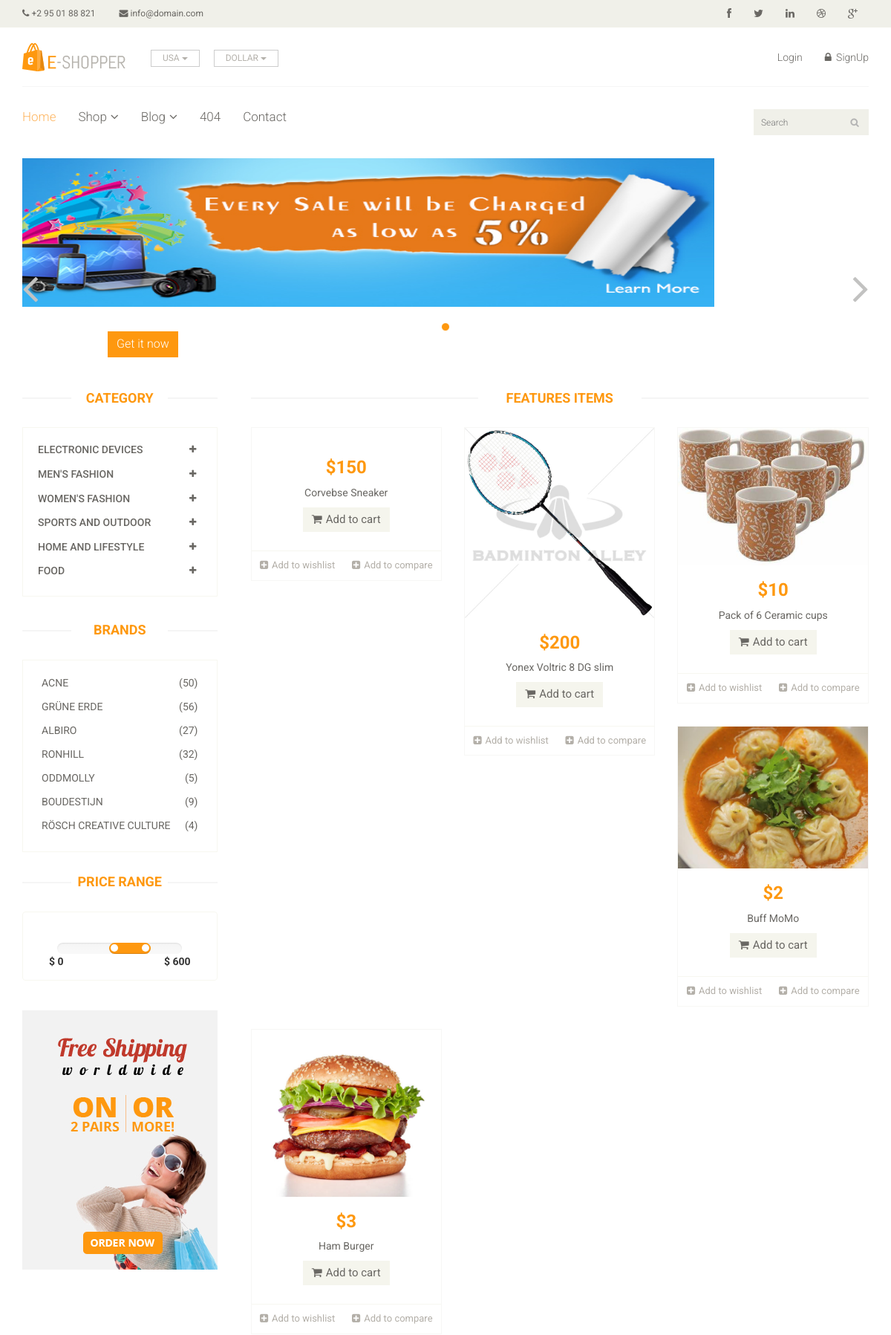
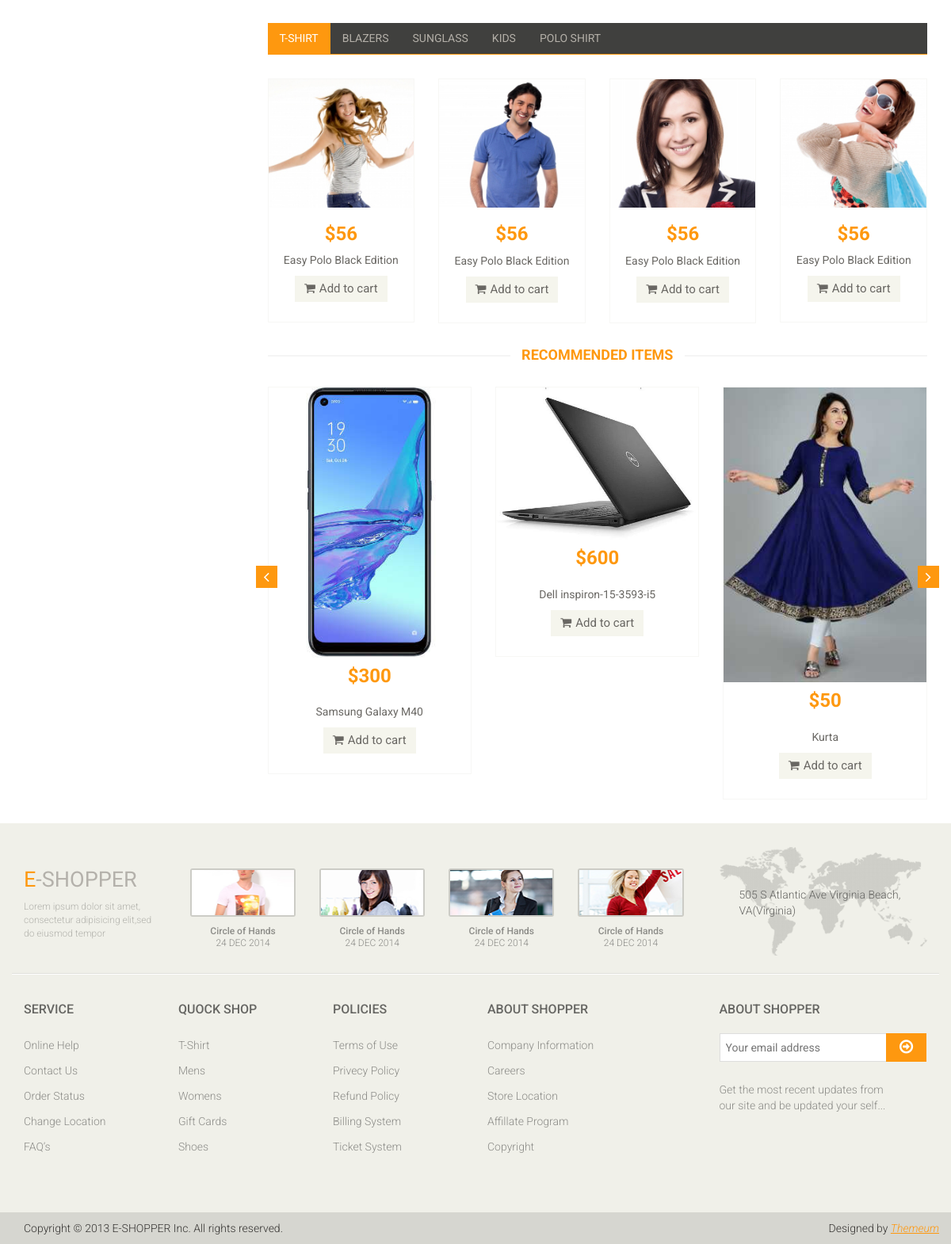
The page / on the database its author committed (2 pictures, top to bottom).
### home/models.py (models this page shows, shortened)
class Slider(models.Model):
	title = models.CharField(max_length = 300)
	rank = models.IntegerField()
	status = models.CharField(max_length = 300, choices = STATUS, default = False)
	image = models.ImageField(upload_to = 'media', null = True)
	description = models.TextField(blank = True)

class Category(models.Model):
	title = models.CharField(max_length = 300)
	description = models.TextField(blank = True)
	slug = models.CharField(max_length = 500)
	image = models.TextField(blank = True)

class Item(models.Model):
	title = models.CharField(max_length = 300)
	category = models.ForeignKey(Category, on_delete = models.CASCADE)
	subcategory = models.ForeignKey(SubCategory, on_delete = models.CASCADE)
	description = models.TextField(blank = True)
	slug  = models.CharField(max_length = 500)
	image = models.ImageField(upload_to = 'media')
	price = models.IntegerField()
	discounted_price = models.IntegerField()
	status = models.CharField(max_length = 50, choices = STATUS, blank = True)
	stock = models.CharField(max_length = 50, choices = STOCK, blank = True)
	labels = models.CharField(max_length = 50, choices = LABELS, blank = True)
	def get_productdetail_url(self):
		return reverse("home:detail", kwargs = {'slug':self.slug})
	def get_cart_url(self):
		return reverse("home:cart", kwargs = {'slug':self.slug})

### home/views.py (the view)
# urls.py: path('', HomeView.as_view(), name='home'),
class HomeView(BaseViews):
	def get(self, request):
		self.views['items'] = Item.objects.filter(labels = 'hot')
		self.views['sale_items'] = Item.objects.filter(labels = 'sale')
		self.views['slider'] = Slider.objects.all()
		self.views['ad'] = Ad.objects.all()
		return render(request, 'index.html', self.views)

### home/models.py (called while the page is built)
	def get_subcat_url(self):
		return reverse("home:subcategory", kwargs = {'slug':self.slug})

### templates/index.html (shortened to what this page needs)
{% extends  'base.html' %}
{% load static %}
{% block content %}
	<section id="slider">
		<div class="container">
			<div class="row">
				<div class="col-sm-12">
					<div id="slider-carousel" class="carousel slide" data-ride="carousel">
						<ol class="carousel-indicators">
							{% for slide in slider %}
							<li data-target="#slider-carousel" data-slide-to="{{slide.rank}}" class="{{slide.status}}"></li>
							{% endfor %}
						</ol>
						<div class="carousel-inner">
							{% for slide in slider %}
							<div class="item {{slide.status}}">
								<div class="col-sm-6">
									<h1><span>E</span>-SHOPPER</h1>
									<p>{{slide.description}} </p>
									<button type="button" class="btn btn-default get">Get it now</button>
								</div>
								<div class="col-sm-6">
									<img src="{{slide.image.url}}"  class="pricing" alt="" width="1000" height="200"/>
								</div>
							</div>
							{% endfor %}
						</div>
						<a href="#slider-carousel" class="left control-carousel hidden-xs" data-slide="prev">
							<i class="fa fa-angle-left"></i>
						</a>
						<a href="#slider-carousel" class="right control-carousel hidden-xs" data-slide="next">
							<i class="fa fa-angle-right"></i>
						</a>
					</div>
				</div>
			</div>
		</div>
	</section>
	<section>
		<div class="container">
			<div class="row">
				<div class="col-sm-3">
					<div class="left-sidebar">
						<h2>Category</h2>
						<div class="panel-group category-products" id="accordian">
							{% for cat in category %}
							<div class="panel panel-default">
								<div class="panel-heading">
									<h4 class="panel-title">
										<a data-toggle="collapse" data-parent="#accordian" href="#{{cat.id}}">
											<span class="badge pull-right"><i class="fa fa-plus"></i></span>
											{{cat.title}}
										</a>
									</h4>
								</div>
							</div>
							{% endfor %}
						</div>
						<div class="brands_products">
                            <h2>Brands</h2>
                            <div class="brands-name">
                                <ul class="nav nav-pills nav-stacked">
                                    <li><a href="#"> <span class="pull-right">(50)</span>Acne</a></li>
                                    <li><a href="#"> <span class="pull-right">(56)</span>Grüne Erde</a></li>
                                    <li><a href="#"> <span class="pull-right">(27)</span>Albiro</a></li>
                                    <li><a href="#"> <span class="pull-right">(32)</span>Ronhill</a></li>
                                    <li><a href="#"> <span class="pull-right">(5)</span>Oddmolly</a></li>
                                    <li><a href="#"> <span class="pull-right">(9)</span>Boudestijn</a></li>
                                    <li><a href="#"> <span class="pull-right">(4)</span>Rösch creative culture</a></li>
                                </ul>
                            </div>
                        </div>
						<div class="price-range">
							<h2>Price Range</h2>
							<div class="well text-center">
								 <input type="text" class="span2" value="" data-slider-min="0" data-slider-max="600" data-slider-step="5" data-slider-value="[250,450]" id="sl2" ><br />
								 <b class="pull-left">$ 0</b> <b class="pull-right">$ 600</b>
							</div>
						</div>
						<div class="shipping text-center">
							<img src="images/home/shipping.jpg" alt="" />
						</div>
					</div>
				</div>
				<div class="col-sm-9 padding-right">
					<div class="features_items">
						<h2 class="title text-center">Features Items</h2>
						{% for item in items %}
						<div class="col-sm-4">
							<div class="product-image-wrapper">
								<div class="single-products">
										<div class="productinfo text-center">
											<img src="{{item.image.url}}" alt="" />
											<h2>${{item.price}}</h2>
											<a href="{{item.get_productdetail_url}}" ><p>{{item.title}}</p></a>
											<a href="{{item.get_cart_url}}" class="btn btn-default add-to-cart"><i class="fa fa-shopping-cart"></i>Add to cart</a>
										</div>
										<div class="product-overlay">
											<div class="overlay-content">
											</div>
										</div>
								</div>
								<div class="choose">
									<ul class="nav nav-pills nav-justified">
										<li><a href="#"><i class="fa fa-plus-square"></i>Add to wishlist</a></li>
										<li><a href="#"><i class="fa fa-plus-square"></i>Add to compare</a></li>
									</ul>
								</div>
							</div>
						</div>
						{% endfor %}
					</div>
					<div class="category-tab">
						<div class="col-sm-12">
							<ul class="nav nav-tabs">
								<li class="active"><a href="#tshirt" data-toggle="tab">T-Shirt</a></li>
								<li><a href="#blazers" data-toggle="tab">Blazers</a></li>
								<li><a href="#sunglass" data-toggle="tab">Sunglass</a></li>
								<li><a href="#kids" data-toggle="tab">Kids</a></li>
								<li><a href="#poloshirt" data-toggle="tab">Polo shirt</a></li>
							</ul>
						</div>
						<div class="tab-content">
							<div class="tab-pane fade active in" id="tshirt" >
								<div class="col-sm-3">
									<div class="product-image-wrapper">
										<div class="single-products">
											<div class="productinfo text-center">
												<img src="images/home/gallery1.jpg" alt="" />
												<h2>$56</h2>
												<p>Easy Polo Black Edition</p>
												<a href="#" class="btn btn-default add-to-cart"><i class="fa fa-shopping-cart"></i>Add to cart</a>
											</div>
										</div>
									</div>
								</div>
								<div class="col-sm-3">
									<div class="product-image-wrapper">
										<div class="single-products">
											<div class="productinfo text-center">
												<img src="images/home/gallery2.jpg" alt="" />
												<h2>$56</h2>
												<p>Easy Polo Black Edition</p>
												<a href="#" class="btn btn-default add-to-cart"><i class="fa fa-shopping-cart"></i>Add to cart</a>
											</div>
										</div>
									</div>
								</div>
								<div class="col-sm-3">
									<div class="product-image-wrapper">
										<div class="single-products">
											<div class="productinfo text-center">
												<img src="images/home/gallery3.jpg" alt="" />
												<h2>$56</h2>
												<p>Easy Polo Black Edition</p>
												<a href="#" class="btn btn-default add-to-cart"><i class="fa fa-shopping-cart"></i>Add to cart</a>
											</div>
										</div>
									</div>
								</div>
								<div class="col-sm-3">
									<div class="product-image-wrapper">
										<div class="single-products">
											<div class="productinfo text-center">
												<img src="images/home/gallery4.jpg" alt="" />
												<h2>$56</h2>
												<p>Easy Polo Black Edition</p>
												<a href="#" class="btn btn-default add-to-cart"><i class="fa fa-shopping-cart"></i>Add to cart</a>
											</div>
										</div>
									</div>
								</div>
							</div>
						</div>
					</div>
					<div class="recommended_items">
						<h2 class="title text-center">recommended items</h2>
						<div id="recommended-item-carousel" class="carousel slide" data-ride="carousel">
							<div class="carousel-inner">
								<div class="item active">
									{% for sale in sale_items %}
									<div class="col-sm-4">
										<div class="product-image-wrapper">
											<div class="single-products">
												<div class="productinfo text-center">
													<img src="{{sale.image.url}}" alt="" />
													<h2>${{sale.discounted_price}}</h2>
													<a href = "{{sale.get_productdetail_url}}"><p>{{sale.title}}</p></a>
													<a href="#" class="btn btn-default add-to-cart"><i class="fa fa-shopping-cart"></i>Add to cart</a>
												</div>
											</div>
										</div>
									</div>
									{% endfor %}
								</div>
							</div>
							 <a class="left recommended-item-control" href="#recommended-item-carousel" data-slide="prev">
								<i class="fa fa-angle-left"></i>
							  </a>
							  <a class="right recommended-item-control" href="#recommended-item-carousel" data-slide="next">
								<i class="fa fa-angle-right"></i>
							  </a>
						</div>
					</div>
				</div>
			</div>
		</div>
	</section>
{% endblock %}

### rows shown on the page
Slider: rank 1 (drawn), image (picture)
Category: title "ELECTRONIC DEVICES"
Category: title "MEN'S FASHION"
Category: title "WOMEN'S FASHION"
Category: title "SPORTS AND OUTDOOR"
Category: title "HOME AND LIFESTYLE"
Category: title "FOOD"
Item: price "150", title "Corvebse Sneaker"
Item: image (picture), price "200", title "Yonex Voltric 8 DG slim"
Item: image (picture), price "10", title "Pack of 6 Ceramic cups"
Item: image (picture), price "2", title "Buff MoMo"
Item: image (picture), price "3", title "Ham Burger"
Item: image (picture), discounted_price "300", title "Samsung Galaxy M40"
Item: image (picture), discounted_price "600", title "Dell inspiron-15-3593-i5"
Item: image (picture), discounted_price "50", title "Kurta"
